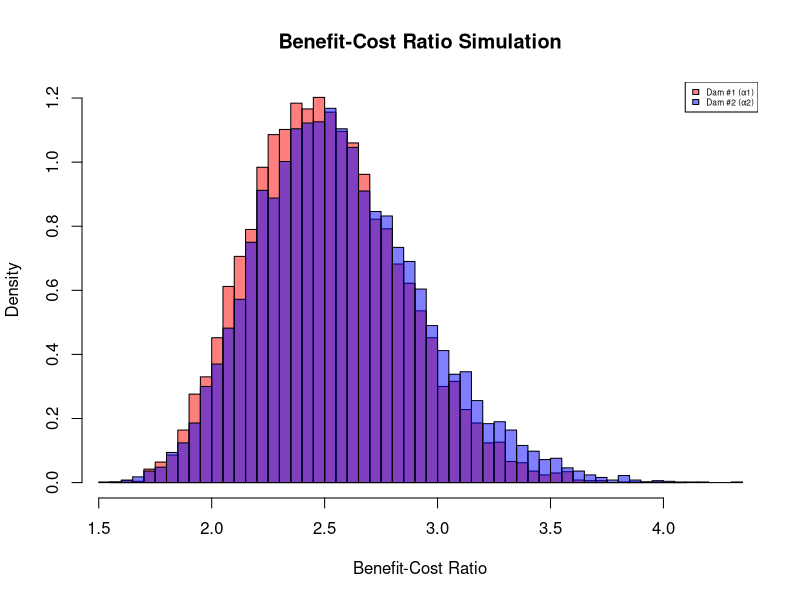
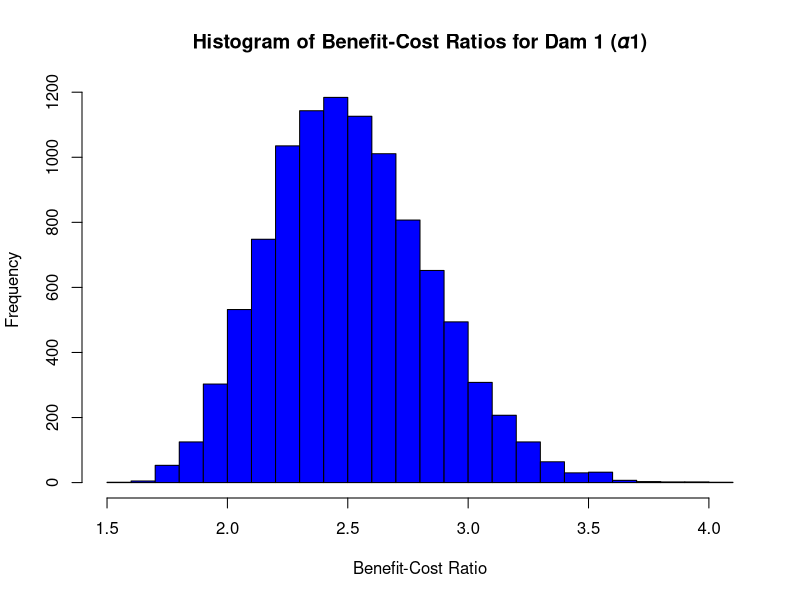
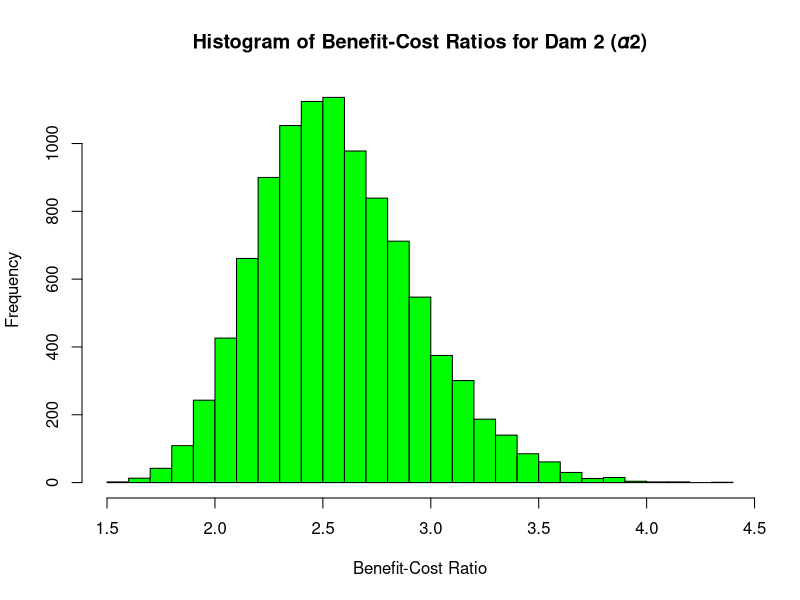
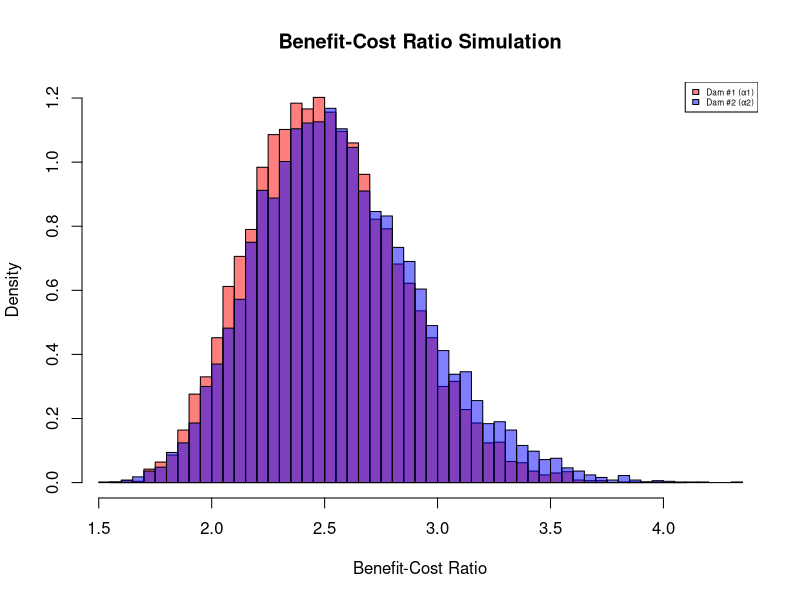
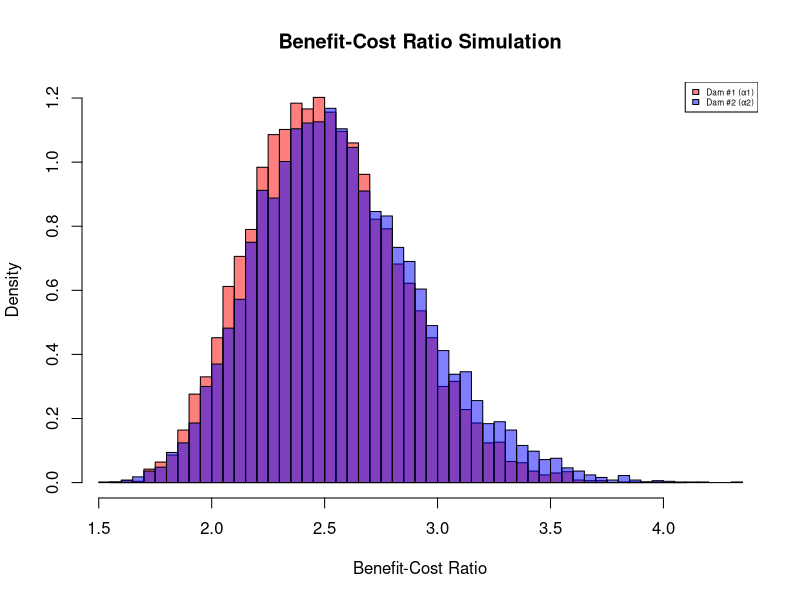
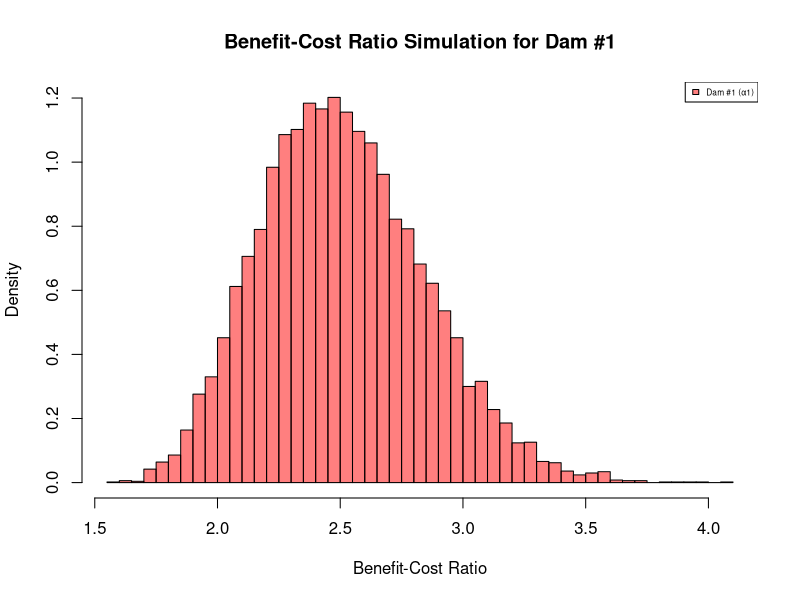
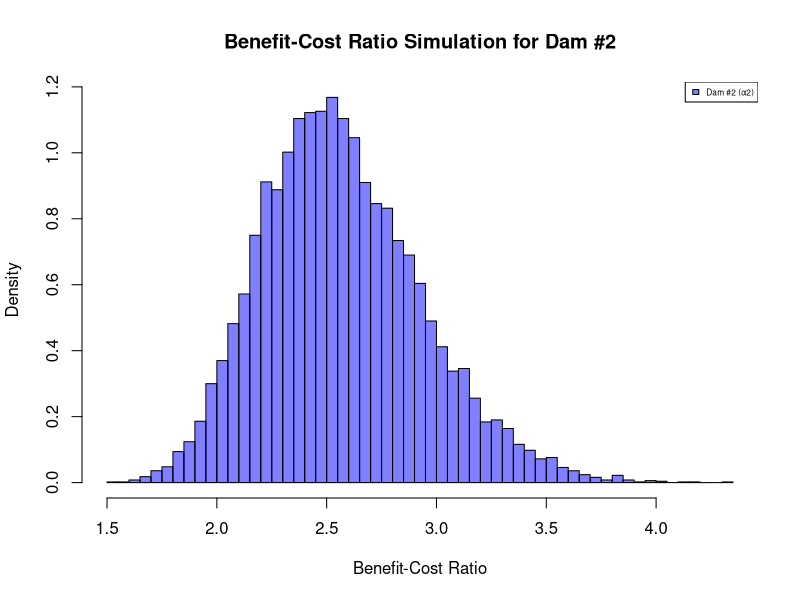
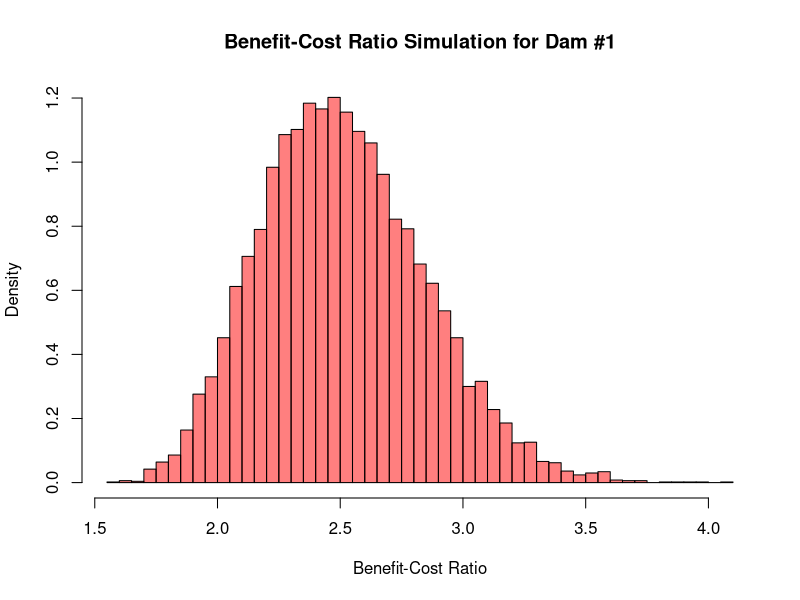

These charts were generated, in order, by the following R code:
# Title: "ALY6050_Module2_Project2"
# Author: "Ramish Fatima"
# Instructor: "Zhi He, Northeastern University"

# Clear the environment and set initial options
cat("\014") # clears console
rm(list = ls()) # clears global environment
try(dev.off(dev.list()["RStudioGD"]), silent = TRUE) # clears plots
options(scipen = 100) # disables scientific notation for entire R

# Custom triangular random number generation function
rtriangle_custom <- function(n, a, b, c) {
  r <- runif(n)
  K <- (c - a) / (b - a)
  M <- (b - a) * (c - a)
  N <- (b - a) * (b - c)
  
  x <- ifelse(r <= K, a + sqrt(r * M), b - sqrt((1 - r) * N))
  return(x)
}

# Define a function to perform Monte Carlo simulation using custom triangular distribution
simulate_benefit_cost_ratio_custom <- function(min_benefits, mode_benefits, max_benefits, min_costs, mode_costs, max_costs, n_simulations) {
  # Generate random samples for benefits and costs using the custom triangular distribution
  benefits <- rowSums(sapply(1:length(min_benefits), function(i) rtriangle_custom(n_simulations, min_benefits[i], max_benefits[i], mode_benefits[i])))
  costs <- rowSums(sapply(1:length(min_costs), function(i) rtriangle_custom(n_simulations, min_costs[i], max_costs[i], mode_costs[i])))
  
  # Calculate the benefit-cost ratios
  benefit_cost_ratios <- benefits / costs
  return(list(benefits = benefits, costs = costs, ratios = benefit_cost_ratios))
}

# Theoretical calculations for triangular distribution
theoretical_mean <- function(a, b, c) {
  (a + b + c) / 3
}

theoretical_sd <- function(a, b, c) {
  sqrt((a^2 + b^2 + c^2 - a*b - a*c - b*c) / 18)
}

# Define benefit and cost parameters for Dam #1
min_benefits_dam1 <- c(2, 3, 0, 1, 2, 6)
mode_benefits_dam1 <- c(4, 4, 1, 3, 4, 7)
max_benefits_dam1 <- c(5, 6, 2, 6, 6, 10)

min_costs_dam1 <- c(2, 3, 1)
mode_costs_dam1 <- c(3, 4, 2)
max_costs_dam1 <- c(4, 5, 5)

# Define benefit and cost parameters for Dam #2
min_benefits_dam2 <- c(3, 2, 3, 2, 0, 3)
mode_benefits_dam2 <- c(4, 3, 4, 3, 1, 4)
max_benefits_dam2 <- c(7, 5, 7, 6, 3, 6)

min_costs_dam2 <- c(2, 2, 1)
mode_costs_dam2 <- c(3, 3, 2)
max_costs_dam2 <- c(4, 5, 4)

# Number of simulations
n_simulations <- 10000

# Perform the simulations
results_dam1 <- simulate_benefit_cost_ratio_custom(min_benefits_dam1, mode_benefits_dam1, max_benefits_dam1, min_costs_dam1, mode_costs_dam1, max_costs_dam1, n_simulations)
results_dam2 <- simulate_benefit_cost_ratio_custom(min_benefits_dam2, mode_benefits_dam2, max_benefits_dam2, min_costs_dam2, mode_costs_dam2, max_costs_dam2, n_simulations)


# Define the number of bins
number_of_bins <- 30

# Function to create frequency distribution
create_frequency_distribution <- function(ratios, dam_name) {
  # Calculate breaks and frequencies
  breaks <- seq(min(ratios), max(ratios), length.out = number_of_bins + 1)
  counts <- hist(ratios, breaks = breaks, plot = FALSE)$counts
  midpoints <- breaks[-length(breaks)] + diff(breaks) / 2
  
  # Create data frame for tabular display
  frequency_distribution <- data.frame(
    ClassLeft = breaks[-length(breaks)],
    ClassRight = breaks[-1],
    ClassMidpoint = midpoints,
    ClassFrequency = counts
  )
  
  # Print and optionally save the frequency distribution table
  print(paste("Frequency Distribution for", dam_name, ":"))
  print(frequency_distribution)
  
  # Write to CSV
  write.csv(frequency_distribution, paste0("frequency_distribution_", dam_name, ".csv"), row.names = FALSE)
}

# Generate and save frequency distributions for both dams
create_frequency_distribution(results_dam1$ratios, "dam1")
create_frequency_distribution(results_dam2$ratios, "dam2")


# Plot the graphical distribution for both α1 and α2
hist(results_dam1$ratios, breaks=50, col=rgb(1,0,0,0.5), xlim=c(min(results_dam1$ratios, results_dam2$ratios), max(results_dam1$ratios, results_dam2$ratios)), main="Benefit-Cost Ratio Simulation", xlab="Benefit-Cost Ratio", freq=FALSE)
hist(results_dam2$ratios, breaks=50, col=rgb(0,0,1,0.5), add=TRUE, freq=FALSE)
legend("topright", legend=c("Dam #1 (α1)", "Dam #2 (α2)"), fill=c(rgb(1,0,0,0.5), rgb(0,0,1,0.5)), cex=0.5)

# Plot histograms for graphical frequency distributions
hist(results_dam1$ratios, main = "Histogram of Benefit-Cost Ratios for Dam 1 (𝛼1)",
     xlab = "Benefit-Cost Ratio", ylab = "Frequency", col = "blue", breaks = number_of_bins)

hist(results_dam2$ratios, main = "Histogram of Benefit-Cost Ratios for Dam 2 (𝛼2)",
     xlab = "Benefit-Cost Ratio", ylab = "Frequency", col = "green", breaks = number_of_bins)

# Plot the graphical distribution for both α1 and α2
hist(results_dam1$ratios, breaks=50, col=rgb(1,0,0,0.5), xlim=c(min(results_dam1$ratios, results_dam2$ratios), max(results_dam1$ratios, results_dam2$ratios)), main="Benefit-Cost Ratio Simulation", xlab="Benefit-Cost Ratio", freq=FALSE)
hist(results_dam2$ratios, breaks=50, col=rgb(0,0,1,0.5), add=TRUE, freq=FALSE)
legend("topright", legend=c("Dam #1 (α1)", "Dam #2 (α2)"), fill=c(rgb(1,0,0,0.5), rgb(0,0,1,0.5)), cex=0.5)


# print results 
print(summary(results_dam1$ratios))
print(summary(results_dam2$ratios))


# Calculate observed values
observed_mean_benefits_dam1 <- mean(results_dam1$benefits)
observed_sd_benefits_dam1 <- sd(results_dam1$benefits)
observed_mean_costs_dam1 <- mean(results_dam1$costs)
observed_sd_costs_dam1 <- sd(results_dam1$costs)
observed_mean_ratios_dam1 <- mean(results_dam1$ratios)
observed_sd_ratios_dam1 <- sd(results_dam1$ratios)

observed_mean_benefits_dam2 <- mean(results_dam2$benefits)
observed_sd_benefits_dam2 <- sd(results_dam2$benefits)
observed_mean_costs_dam2 <- mean(results_dam2$costs)
observed_sd_costs_dam2 <- sd(results_dam2$costs)
observed_mean_ratios_dam2 <- mean(results_dam2$ratios)
observed_sd_ratios_dam2 <- sd(results_dam2$ratios)

# Calculate theoretical values
theoretical_mean_benefits_dam1 <- sum(sapply(1:length(min_benefits_dam1), function(i) theoretical_mean(min_benefits_dam1[i], max_benefits_dam1[i], mode_benefits_dam1[i])))
theoretical_sd_benefits_dam1 <- sqrt(sum(sapply(1:length(min_benefits_dam1), function(i) theoretical_sd(min_benefits_dam1[i], max_benefits_dam1[i], mode_benefits_dam1[i])^2)))

theoretical_mean_costs_dam1 <- sum(sapply(1:length(min_costs_dam1), function(i) theoretical_mean(min_costs_dam1[i], max_costs_dam1[i], mode_costs_dam1[i])))
theoretical_sd_costs_dam1 <- sqrt(sum(sapply(1:length(min_costs_dam1), function(i) theoretical_sd(min_costs_dam1[i], max_costs_dam1[i], mode_costs_dam1[i])^2)))

theoretical_mean_benefits_dam2 <- sum(sapply(1:length(min_benefits_dam2), function(i) theoretical_mean(min_benefits_dam2[i], max_benefits_dam2[i], mode_benefits_dam2[i])))
theoretical_sd_benefits_dam2 <- sqrt(sum(sapply(1:length(min_benefits_dam2), function(i) theoretical_sd(min_benefits_dam2[i], max_benefits_dam2[i], mode_benefits_dam2[i])^2)))

theoretical_mean_costs_dam2 <- sum(sapply(1:length(min_costs_dam2), function(i) theoretical_mean(min_costs_dam2[i], max_costs_dam2[i], mode_costs_dam2[i])))
theoretical_sd_costs_dam2 <- sqrt(sum(sapply(1:length(min_costs_dam2), function(i) theoretical_sd(min_costs_dam2[i], max_costs_dam2[i], mode_costs_dam2[i])^2)))

# Output the results
cat("Dam 1:\n")
cat("Observed Mean of Total Benefits:", observed_mean_benefits_dam1, "\n")
cat("Theoretical Mean of Total Benefits:", theoretical_mean_benefits_dam1, "\n")
cat("Observed SD of Total Benefits:", observed_sd_benefits_dam1, "\n")
cat("Theoretical SD of Total Benefits:", theoretical_sd_benefits_dam1, "\n")
cat("Observed Mean of Total Costs:", observed_mean_costs_dam1, "\n")
cat("Theoretical Mean of Total Costs:", theoretical_mean_costs_dam1, "\n")
cat("Observed SD of Total Costs:", observed_sd_costs_dam1, "\n")
cat("Theoretical SD of Total Costs:", theoretical_sd_costs_dam1, "\n")
cat("Observed Mean of Benefit-Cost Ratios:", observed_mean_ratios_dam1, "\n")
cat("Observed SD of Benefit-Cost Ratios:", observed_sd_ratios_dam1, "\n")

cat("\nDam 2:\n")
cat("Observed Mean of Total Benefits:", observed_mean_benefits_dam2, "\n")
cat("Theoretical Mean of Total Benefits:", theoretical_mean_benefits_dam2, "\n")
cat("Observed SD of Total Benefits:", observed_sd_benefits_dam2, "\n")
cat("Theoretical SD of Total Benefits:", theoretical_sd_benefits_dam2, "\n")
cat("Observed Mean of Total Costs:", observed_mean_costs_dam2, "\n")
cat("Theoretical Mean of Total Costs:", theoretical_mean_costs_dam2, "\n")
cat("Observed SD of Total Costs:", observed_sd_costs_dam2, "\n")
cat("Theoretical SD of Total Costs:", theoretical_sd_costs_dam2, "\n")
cat("Observed Mean of Benefit-Cost Ratios:", observed_mean_ratios_dam2, "\n")
cat("Observed SD of Benefit-Cost Ratios:", observed_sd_ratios_dam2, "\n")

# Create a function to generate tabular distributions with class left, class right, class midpoint, and class frequency
generate_tabular_distribution_detailed <- function(data, title) {
  # Create a histogram and capture the counts for the tabular distribution
  hist_data <- hist(data, breaks=50, plot=FALSE)
  class_left <- hist_data$breaks[-length(hist_data$breaks)]
  class_right <- hist_data$breaks[-1]
  class_midpoint <- (class_left + class_right) / 2
  class_frequency <- hist_data$counts
  
  # Create the tabular distribution
  tabular_distribution <- data.frame(
    Class_Left = class_left,
    Class_Right = class_right,
    Class_Midpoint = class_midpoint,
    Class_Frequency = class_frequency
  )
  
  # Print the tabular distribution
  cat("\nTabular Distribution for", title, ":\n")
  print(tabular_distribution)
}

# Generate detailed tabular distributions for α1
generate_tabular_distribution_detailed(results_dam1$ratios, "Dam #1 (α1)")

# Generate detailed tabular distributions for α2
generate_tabular_distribution_detailed(results_dam2$ratios, "Dam #2 (α2)")

# Plot the graphical distribution for both α1 and α2
hist(results_dam1$ratios, breaks=50, col=rgb(1,0,0,0.5), xlim=c(min(results_dam1$ratios, results_dam2$ratios), max(results_dam1$ratios, results_dam2$ratios)), main="Benefit-Cost Ratio Simulation", xlab="Benefit-Cost Ratio", freq=FALSE)
hist(results_dam2$ratios, breaks=50, col=rgb(0,0,1,0.5), add=TRUE, freq=FALSE)
legend("topright", legend=c("Dam #1 (α1)", "Dam #2 (α2)"), fill=c(rgb(1,0,0,0.5), rgb(0,0,1,0.5)), cex=0.5)


# Plot the graphical distribution for α1 separately
hist(results_dam1$ratios, breaks=50, col=rgb(1,0,0,0.5), main="Benefit-Cost Ratio Simulation for Dam #1", xlab="Benefit-Cost Ratio", freq=FALSE)
legend("topright", legend="Dam #1 (α1)", fill=rgb(1,0,0,0.5), cex=0.5)

# Plot the graphical distribution for α2 separately
hist(results_dam2$ratios, breaks=50, col=rgb(0,0,1,0.5), main="Benefit-Cost Ratio Simulation for Dam #2", xlab="Benefit-Cost Ratio", freq=FALSE)
legend("topright", legend="Dam #2 (α2)", fill=rgb(0,0,1,0.5), cex=0.5)


#PArt2:
# Load necessary library
library(MASS)

# Plot the histogram of the benefit-cost ratio for Dam #1
hist(results_dam1$ratios, breaks=50, col=rgb(1,0,0,0.5), main="Benefit-Cost Ratio Simulation for Dam #1", xlab="Benefit-Cost Ratio", freq=FALSE)

# Fit a normal distribution to the benefit-cost ratio data
fit <- fitdistr(results_dam1$ratios, "normal")

# Generate the expected frequencies
breaks <- hist(results_dam1$ratios, breaks=50, plot=FALSE)$breaks
observed_frequencies <- hist(results_dam1$ratios, breaks=breaks, plot=FALSE)$counts
expected_frequencies <- diff(pnorm(breaks, fit$estimate[1], fit$estimate[2])) * length(results_dam1$ratios)

# Perform the Chi-squared Goodness-of-fit test
chi_sq_test <- chisq.test(observed_frequencies, p=expected_frequencies, rescale.p=TRUE)

# Output the test statistic and p-value
cat("Chi-squared test statistic:", chi_sq_test$statistic, "\n")
cat("P-value of the test:", chi_sq_test$p.value, "\n")

# Interpretation
if (chi_sq_test$p.value < 0.05) {
  cat("The p-value is less than the significance level (0.05). We reject the null hypothesis, indicating that the normal distribution is not a good fit for the observed data.\n")
} else {
  cat("The p-value is greater than the significance level (0.05). We fail to reject the null hypothesis, suggesting that the normal distribution is a good fit for the observed data.\n")
}


chi_sq_test_selected <- chisq.test(observed_frequencies, p=expected_frequencies, rescale.p=TRUE)

# Output the test results
cat("Chi-squared test statistic for selected distribution:", chi_sq_test_selected$statistic, "\n")
cat("P-value of the test for selected distribution:", chi_sq_test_selected$p.value, "\n")


#Part3
# Load necessary library
library(e1071) # for skewness and kurtosis

# Calculate Minimum and Maximum
min_alpha1 <- min(results_dam1$ratios)
max_alpha1 <- max(results_dam1$ratios)

min_alpha2 <- min(results_dam2$ratios)
max_alpha2 <- max(results_dam2$ratios)

# Calculate Skewness and Kurtosis
skewness_alpha1 <- skewness(results_dam1$ratios)
kurtosis_alpha1 <- kurtosis(results_dam1$ratios)

skewness_alpha2 <- skewness(results_dam2$ratios)
kurtosis_alpha2 <- kurtosis(results_dam2$ratios)

# Calculate probabilities for different thresholds
P_alpha1_greater_than_3.00 <- mean(results_dam1$ratios > 3.00)
P_alpha1_greater_than_2.75 <- mean(results_dam1$ratios > 2.75)
P_alpha1_greater_than_2.50 <- mean(results_dam1$ratios > 2.50)
P_alpha1_greater_than_2.00 <- mean(results_dam1$ratios > 2.00)
P_alpha1_greater_than_1.50 <- mean(results_dam1$ratios > 1.50)

P_alpha2_greater_than_3.00 <- mean(results_dam2$ratios > 3.00)
P_alpha2_greater_than_2.75 <- mean(results_dam2$ratios > 2.75)
P_alpha2_greater_than_2.50 <- mean(results_dam2$ratios > 2.50)
P_alpha2_greater_than_2.00 <- mean(results_dam2$ratios > 2.00)
P_alpha2_greater_than_1.50 <- mean(results_dam2$ratios > 1.50)

# Calculate the probability P(alpha1 < alpha2)
P_alpha1_less_than_alpha2 <- mean(results_dam1$ratios < results_dam2$ratios)

# Output all values to fill the table
cat("Minimum α1:", min_alpha1, "\n")
cat("Maximum α1:", max_alpha1, "\n")
cat("Mean α1:", observed_mean_ratios_dam1, "\n")
cat("Standard Deviation α1:", observed_sd_ratios_dam1, "\n")
cat("Skewness α1:", skewness_alpha1, "\n")
cat("Kurtosis α1:", kurtosis_alpha1, "\n")
cat("P(α1 > 3.00):", P_alpha1_greater_than_3.00, "\n")
cat("P(α1 > 2.75):", P_alpha1_greater_than_2.75, "\n")
cat("P(α1 > 2.50):", P_alpha1_greater_than_2.50, "\n")
cat("P(α1 > 2.00):", P_alpha1_greater_than_2.00, "\n")
cat("P(α1 > 1.50):", P_alpha1_greater_than_1.50, "\n")

cat("Minimum α2:", min_alpha2, "\n")
cat("Maximum α2:", max_alpha2, "\n")
cat("Mean α2:", observed_mean_ratios_dam2, "\n")
cat("Standard Deviation α2:", observed_sd_ratios_dam2, "\n")
cat("Skewness α2:", skewness_alpha2, "\n")
cat("Kurtosis α2:", kurtosis_alpha2, "\n")
cat("P(α2 > 3.00):", P_alpha2_greater_than_3.00, "\n")
cat("P(α2 > 2.75):", P_alpha2_greater_than_2.75, "\n")
cat("P(α2 > 2.50):", P_alpha2_greater_than_2.50, "\n")
cat("P(α2 > 2.00):", P_alpha2_greater_than_2.00, "\n")
cat("P(α2 > 1.50):", P_alpha2_greater_than_1.50, "\n")

cat("P(α1 < α2):", P_alpha1_less_than_alpha2, "\n")

